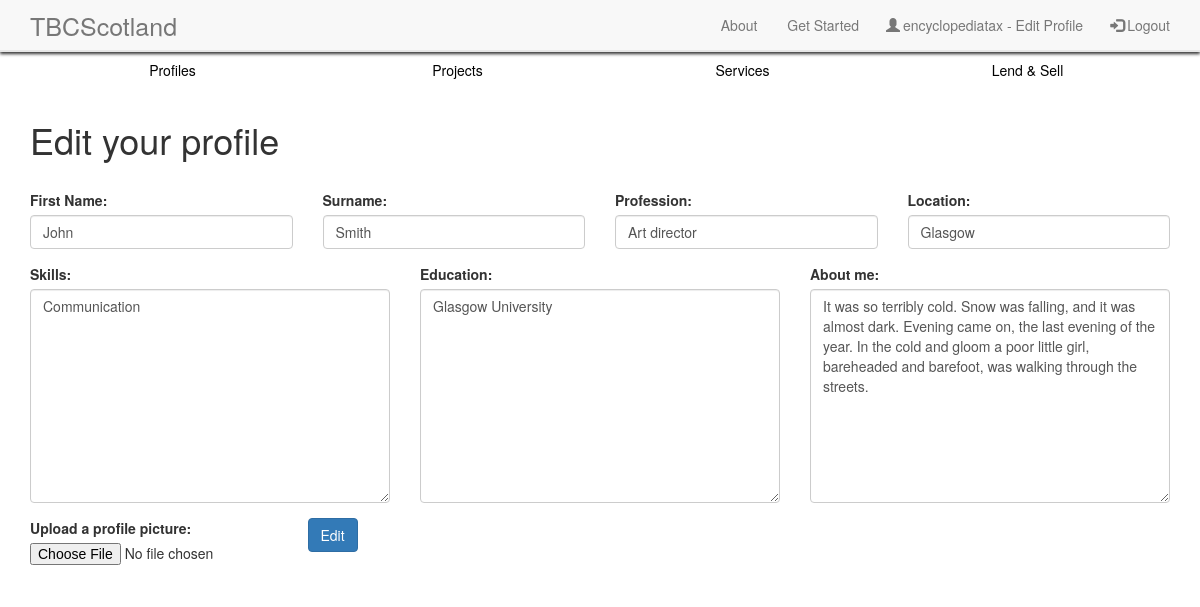
Page /tbc/editprofile/ (signed in) on the committed database.
### tbc/models.py (models this page shows, shortened)
class Profile(models.Model):
    user = models.OneToOneField(User, blank=True)
    firstname = models.CharField(max_length=128, blank=True)
    lastname = models.CharField(max_length=128, blank=True)
    username = models.CharField(max_length=128, unique=True)
    profession = models.CharField(max_length=128, blank=True)
    image = models.ImageField(upload_to='profile_images', default='default_profile.jpg')
    skills = models.TextField(blank=True)
    education = models.TextField(blank=True)
    aboutme = models.TextField(blank=True)
    slug = models.SlugField(unique=True)
    views = models.IntegerField(default=0)
    location = models.CharField(max_length=128, blank=True)

### tbc/views.py (the view, shortened to what this page needs)
@login_required
def editprofile(request):
    edited = False
    currUser = request.user
    profile = Profile.objects.get(user=currUser)
    print(profile.skills)
    form = ProfileForm(instance=profile)
    context_dict = {'form': form, 'profile': profile, 'edited': edited}
    return render(request, 'tbc/editprofile.html', context_dict)

### tbc/forms.py
class ProfileForm(forms.ModelForm):
    firstname = forms.CharField(widget=forms.HiddenInput(), required=False)
    lastname = forms.CharField(widget=forms.HiddenInput(), required=False)
    profession = forms.CharField(widget=forms.HiddenInput(), required=False)
    image = forms.ImageField(required=False)
    skills = forms.CharField(widget=forms.HiddenInput(), required=False)
    education = forms.CharField(widget=forms.HiddenInput(), required=False)
    slug = forms.CharField(widget=forms.HiddenInput(), required=False)
    aboutme = forms.CharField(widget=forms.HiddenInput(), required=False)
    location = forms.CharField(widget=forms.HiddenInput(), required=False)
    class Meta:
        model = Profile
        fields = ('image',)

### templates/tbc/editprofile.html (shortened to what this page needs)
{% extends 'tbc/base.html' %}
{% load staticfiles %}
{% block body_block %}
<div class="container">
  <div class="row" style="height:20px;"></div>
  <h1>Edit your profile</h1>
  <div class="row" style="height:20px;"></div>
  {% if edited %}
    <strong>You've sucessfully edited your profile</strong>
    <a href="{% url 'home' %}">Return to the homepage</a><br/>
    <a href="{% url 'show_profile' profile.slug %}">See your profile</a><br/>
  {% else %}
    <form id="user_form" method="POST" action="{% url 'editprofile' %}"
      enctype="multipart/form-data">
      <div class="row">
        <div class="form-group col-lg-3">
          <label for="Firstname">First Name:</label>
          <input class="form-control" type="text" name="firstname" value="{{ profile.firstname }}" id="Firstname" placeholder="e.g. 'John'">
        </div>
        <div class="form-group col-lg-3">
          <label for="Lastname">Surname:</label>
          <input class="form-control" type="text" name="lastname" value="{{ profile.lastname }}" id="Lastname" placeholder="e.g. 'Smith'">
        </div>
        <div class="form-group col-lg-3">
          <label for="Profession">Profession:</label>
          <input class="form-control" type="text" name="profession" value="{{ profile.profession }}" id="Profession" placeholder="e.g. 'Sound Engineer'">
        </div>
        <div class="form-group col-lg-3">
          <label for="Location">Location:</label>
          <input class="form-control" type="text" name="location" value="{{ profile.location }}" id="Location" placeholder="e.g. 'Glasgow'">
        </div>
      </div>
      <div class="row">
        <div class="form-group col-lg-4">
          <label for="Skills">Skills:</label>
          <textarea class="form-control rounded-0" id="Skills" type="text" name="skills" value="{{ profile.skills }}" rows="10" placeholder="e.g. 'John'">{{ profile.skills }}</textarea>
        </div>
        <div class="form-group col-lg-4">
          <label for="Education">Education:</label>
          <textarea class="form-control rounded-0" id="Education" type="text" name="education" value="{{ profile.education }}" rows="10" placeholder="e.g. 'John'">{{ profile.education }}</textarea>
        </div>
        <div class="form-group col-lg-4">
          <label for="AboutMe">About me:</label>
          <textarea class="form-control rounded-0" id="AboutMe" type="text" name="aboutme" value="{{ profile.aboutme }}"  rows="10" placeholder="e.g. 'John'">{{ profile.aboutme }}</textarea>
        </div>
      </div>
      <div class="row">
        <div class="form-group col-lg-3">
          <label for="ProfilePictureUpload">Upload a profile picture:</label>
          <input type="file" class="form-control-file" name="uploadprofilepicture" value="{{ profile.image.url }}" id="ProfilePictureUpload">
        </div>
        <button class="btn btn-primary" type="submit" name="edited" value="Edit">Edit</button>
      </div>
    </form>
    {% endif %}
  </div>
{% endblock %}

### templates/tbc/base.html (shortened to what this page needs)
{% load staticfiles %}
<!DOCTYPE html>
<html>
<head>
    <link rel="stylesheet" href="https://maxcdn.bootstrapcdn.com/bootstrap/3.4.0/css/bootstrap.min.css">
    <link rel="stylesheet" type="text/css" href="//cdn.jsdelivr.net/npm/slick-carousel@1.8.1/slick/slick.css"/>
    <link rel="stylesheet" href="http://kenwheeler.github.io/slick/slick/slick-theme.css">
    <link rel="stylesheet" type="text/css" href="{% static 'css/cssmain.css' %}">
</head>
<body>
    <nav class="navbar navbar-default navbar-fixed-top">
      <div class="container">
        <div class="navbar-header">
            <a class="navbar-brand" href="{% url 'home' %}">TBCScotland</a>
        </div>
        <div id="navbar" class="navbar-collapse collapse" aria-expanded="false" style="height: 1px;">
          <ul class="nav navbar-nav navbar-right">
             <li><a href="{% url 'about' %}">About</a></li>
             <li><a href="{% url 'getstarted' %}">Get Started</a></li>
             {% if user.is_authenticated %}
             <li><a href="{% url 'editprofile' %}"><span class="glyphicon glyphicon-user"></span>{{user.username}} - Edit Profile</a></li>
             <li><a href="{% url 'logout' %}"><span class="glyphicon glyphicon-log-in"></span>Logout</a></li>
             {% else %}
             <li><a href="{% url 'signup' %}"><span class="glyphicon glyphicon-user"></span>Sign Up</a></li>
             <li><a href="{% url 'login' %}"><span class="glyphicon glyphicon-log-in"></span>Login</a></li>
             {% endif %}
         </ul>
     </div>
 </div>
</nav>
<div class="container second_nav text-center">
    <div class='col-sm-3'>
        <a id="catButton" href="{% url 'profiles' %}">Profiles</a>
    </div>
    <div class='col-sm-3'>
        <a id="catButton" href="{% url 'projects' %}">Projects</a>
    </div>
    <div class='col-sm-3'>
        <a id="catButton" href="{% url 'services' %}">Services</a>
    </div>
    <div class='col-sm-3'>
        <a id="catButton" href="{% url 'lendandsell' %}">Lend & Sell</a>
    </div>
</div>
{% block body_block %}
{% endblock %}
</body>
</html>

### static/css/cssmain.css (style rules this page uses)
.navbar-fixed-top { box-shadow: 0px 2px 3px 0px; border-width: 0 0 2px; }
.glyphicon { top: 1px; right: 3px; }
#catButton { position: relative; color: black; text-decoration: none; }
.navbar-brand { font-size: 25px; background-color: #f8f8f8; }
.second_nav { margin-top: 60px; }
body { background-color: white; }
textarea { resize: vertical; overflow: auto; }

### rows in the picture
Profile: firstname "John", lastname "Smith", profession "Art director", location "Glasgow", skills "Communication", education "Glasgow University", aboutme "It was so terribly cold. Snow was falling, and it was almost dark. Evening came on, the last evening of the year. In the cold and gloom a poor little girl, bareheaded and barefoot, was walking through the streets."

### other values in the picture
{{ user.username }} "encyclopediatax"
